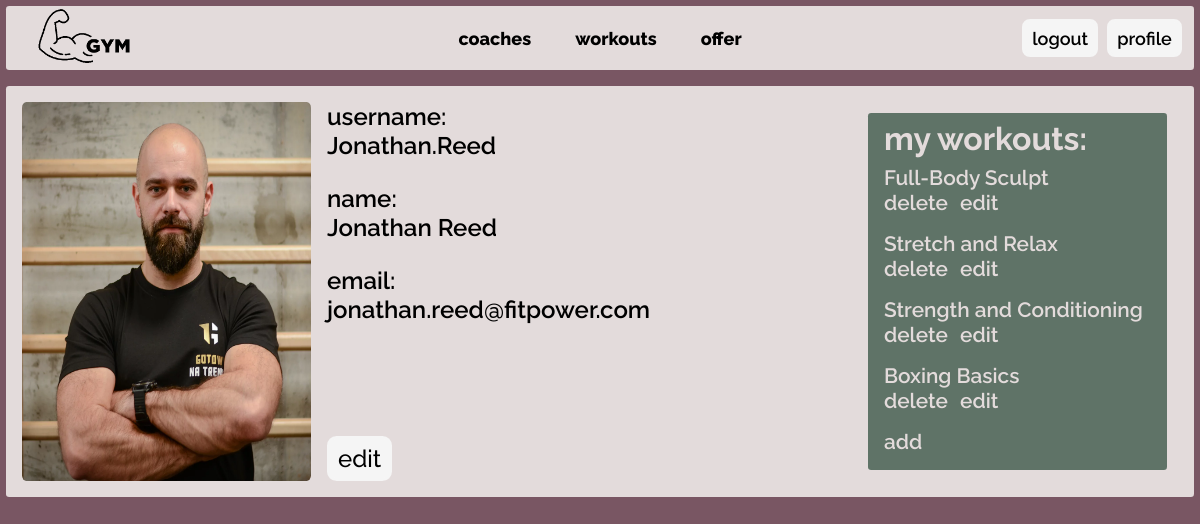
The page /users/my_profile/ (signed in) on the database as committed earlier.
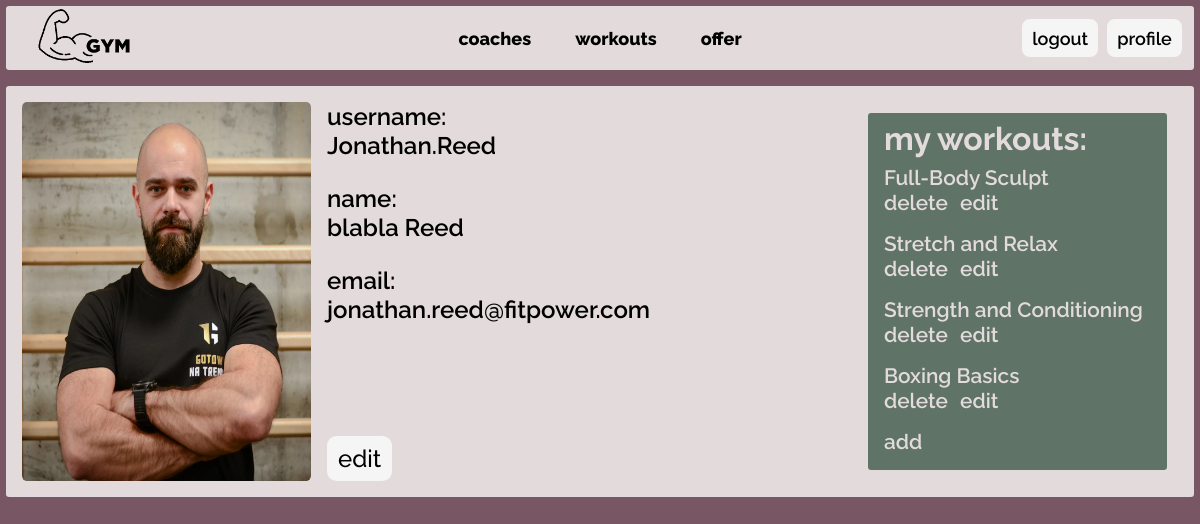
The same page on the database as committed later.
### users/models.py (models this page shows)
class User(AbstractUser):
    is_coach = models.BooleanField()
    profile_picture = models.ImageField(upload_to='profile_pictures/',
                                        default='profile_pictures/default.png')
    gender = models.CharField(
        choices=[('M', 'Male'),
                 ('F', 'Female')],
        max_length=1)

### users/views.py (the view)
# urls.py: path("my_profile/", views.current_profile, name="current_profile"),
@login_required
def current_profile(request):
    user = request.user
    context = {
        'user': user
    }
    if user.is_coach:
        workouts = Workout.objects.filter(coach=user).filter(status='active')
        context['workouts'] = workouts
        return render(request, 'users/coach_profile.html', context)
    else:
        workouts = Workout.objects.filter(client=user)
        context['workouts'] = workouts
        return render(request, 'users/user_profile.html', context)

### users/templates/users/coach_profile.html
{% extends 'core/index.html' %}
{% block content %}
<div id="profile-cont">
    {%include 'users/user_info.html'%}
    <div class="profile-info-cont" id="profile-info-cont-coach">
       <h2>my workouts:</h2>
        {% for workout in workouts %}
        <div class="workout-buttons">
            <a href="{% url 'workout:details_workout' workout.id%}" >{{workout.name}} <br></a>
            <a href="{% url 'workout:delete_workout'%}?workout_id={{workout.id}}">delete</a>
            <a href="{%url 'workout:edit_workout'%}?workout_id={{workout.id}}">edit</a>
        </div>
        {% endfor %}
        <a href="{% url 'workout:add_workout'%}">add</a>
    </div>
</div>
{% endblock %}

### users/templates/users/user_info.html
{% block user_info %}
<div id="user-info-cont">
    <img alt="profile_picture" src="{{ user.profile_picture.url }}" >
    <div id="user-info-par">
        <div>
            <h1>username: <br>{{ user.username }}</h1>
            <h1>name: <br>{{ user.first_name }} {{ user.last_name}}</h1>
            <h1>email: <br>{{ user.email }}</h1>
        </div>
        <a href="{% url 'users:edit' %}">edit</a>
    </div>
</div>
{%endblock%}

Rows that differ between the two databases and show on the page:
changed User "Jonathan.Reed": first_name "Jonathan" → "blabla"
